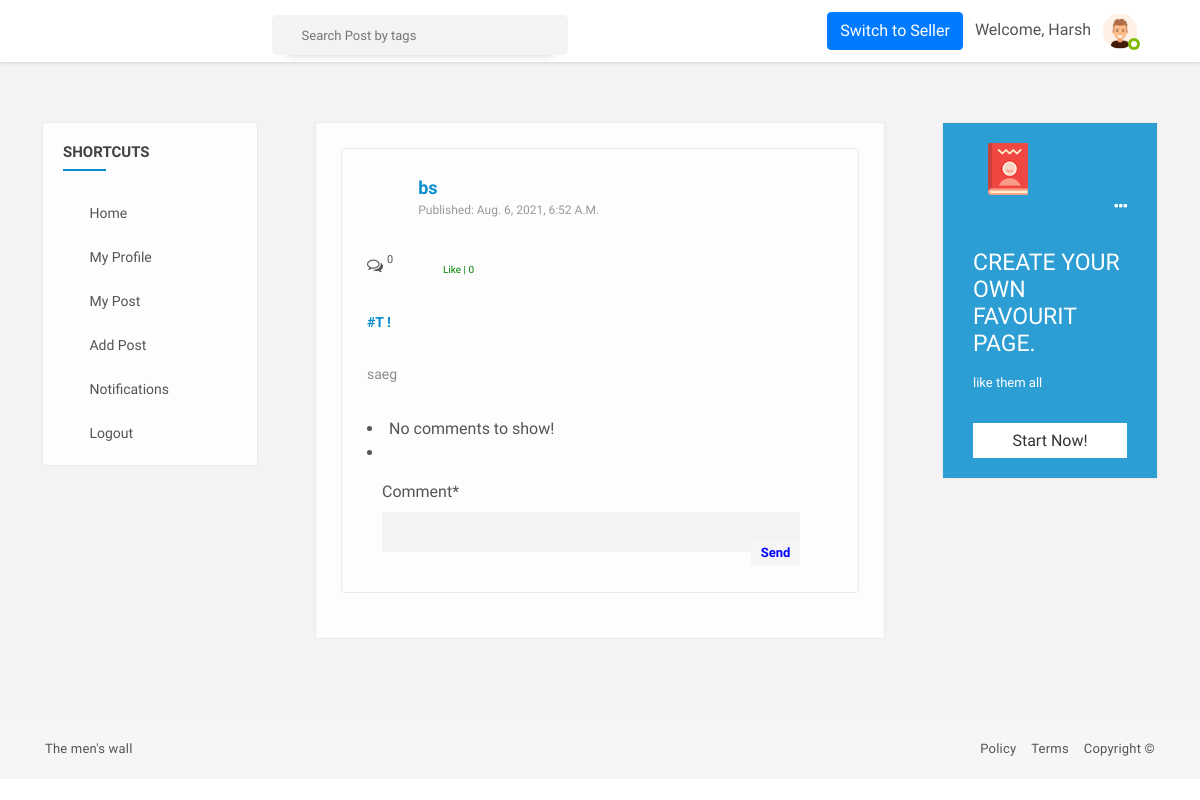
/post/1/ (signed in), run on the app's committed database.
### users/models.py (models this page shows, shortened)
class CustomeUser(AbstractUser):
	role_list = [
		('buyer', 'buyer'),
		('seller', 'seller')
	]
	role = models.CharField(max_length=10, choices=role_list,null=True,blank=True,default='buyer')
	contact_no = models.BigIntegerField(null=True,blank=True)
	fullname = models.CharField(max_length=100,default="",null=True,blank=True)
	def __str__(self):
		return self.username

class Profile(models.Model):
	user = models.OneToOneField(CustomeUser, on_delete=models.CASCADE)
	image = models.ImageField(default='default.png', upload_to='profile_pics')
	slug = AutoSlugField(populate_from='user')
	bio = models.CharField(max_length=255, blank=True)
	friends = models.ManyToManyField("Profile", blank=True)

### feed/models.py (models this page shows, shortened)
class Post(models.Model):
	description = models.CharField(max_length=255, blank=True)
	pic = models.ImageField(upload_to='path/to/img',blank=True)
	video = models.FileField(upload_to='path/to/video',validators=[file_size],blank=True)
	date_posted = models.DateTimeField(default=timezone.now)
	user_name = models.ForeignKey(CustomeUser, on_delete=models.CASCADE)
	tags = models.CharField(max_length=100, blank=True)

### feed/views.py (the view)
# urls.py: path('post/<int:pk>/', views.post_detail, name='post-detail'),
@login_required
def post_detail(request, pk):
	post = get_object_or_404(Post, pk=pk)
	user = request.user
	p = Profile.objects.filter(user = request.user).first()
	u = p.user
	is_liked =  Like.objects.filter(user=user, post=post)
	if request.method == 'POST':
		form = NewCommentForm(request.POST)
		if form.is_valid():
			data = form.save(commit=False)
			data.post = post
			data.username = user
			data.save()
			return redirect('post-detail', pk=pk)
	else:
		form = NewCommentForm()
	return render(request, '../templates/feed/post_detail.html', {'u':u, 'post':post, 'is_liked':is_liked, 'form':form})

### feed/forms.py
class NewCommentForm(forms.ModelForm):
	comment = forms.CharField(widget=forms.Textarea)
	class Meta:
		model = Comments
		fields = ['comment']

### feed/views.py (called while the page is built)
def CountNotifications(request):
	count_notifications = 0
	if request.user.is_authenticated:
		count_notifications = Notification.objects.filter(user=request.user, is_seen=False).count()
	return {'count_notifications':count_notifications}

def GetProfile(request):
	you = ''
	if request.user.is_authenticated:
		p = request.user.profile
		you = p.user
	return {'profile':you}

### templates/feed/post_detail.html (shortened to what this page needs)
{% extends "basefeed.html" %}
{% load static %}
{% load crispy_forms_tags %}
{% block content %}
<section>
  <div class="gap gray-bg">
    <div class="container-fluid">
      <div class="row">
        <div class="col-lg-12">
          <div class="row" id="page-contents">
            <div class="col-lg-3">
              <aside class="sidebar static">
                <div class="widget stick-widget">
                  <h4 class="widget-title">Shortcuts</h4>
                  <ul class="naves">
                    <li>
                      <i class="ti-home"></i>
                      <a href="{% url 'home' %}" title="">Home</a>
                    </li>
                    <li>
                      <i class="ti-user"></i>
                      <a href="{% url 'edit_profile' %}" title="">My profile</a>
                    </li>
                    <li>
                      <i class="ti-files"></i>
                      <a href="{% url 'user-posts' request.user.username %}" title="">My post</a>
                    </li>
                    <li>
                      <i class="ti-plus"></i>
                      <a href="{% url 'post-create' %}" title="">Add post</a>
                    </li>
                    <li>
                      <i class="ti-bell"></i>
                      <a href="{% url 'show-notifications' %}" title="">Notifications
         </a>
                    </li>
                    <li>
                      <i class="ti-power-off"></i>
                      <a href="{% url 'logout' %}" title="">Logout</a>
                    </li>
                  </ul>
                </div>
              </aside>
            </div>
            <div class="col-lg-6">
              <div class="central-meta">
                  <div class="central-meta item">
                  <div class="user-post">
                  <div class="friend-info">
                    <figure>
                    </figure>
                    <div class="friend-name">
                      <ins><a href="#" title="">{{ post.user_name }}</a></ins>
                      <span>published: {{ post.date_posted }}</span>
                    </div>
                    <div class="post-meta">
                      <div class="we-video-info">
                        <ul>
                          <li>
                            <span class="comment" data-toggle="tooltip" title="Comments">
                              <i class="fa fa-comments-o"></i>
                              <ins>{{ post.details.count }}</ins>
                            </span>
                          </li>
                          <li>
                            <button class="btn btn-white mr-3 like"
                            style="background-color: transparent;"
                            id="{{ post.id }}">
                              {% if is_liked %}
                              <a
                                href="{% url 'post-like' %}"
                                style="color: red;font-size: x-small;"
                                id="likebtn{{ post.id }}"
                              >
                                Unlike | {{post.likes.count}}</a
                              >
                              {% else %}
                              <a
                                href="{% url 'post-like' %}"
                                style="color: green;font-size: x-small;"
                                id="likebtn{{ post.id }}"
                              >
                                Like | {{post.likes.count}}</a
                              >
                              {% endif %}
                            </button>
                          </li>
                        </ul>
                      </div>
                      <div class="description">
                        <p>
                          {% if post.tags %}
                          <a href="#" title="">{{ post.tags }} !</a></br>
                            <br />
                            {% endif %}
                         {{ post.description }}</p>
                      </div>
                    </div>
                  </div>
                  <div class="coment-area">
                    {% if post.details.all %}
                    <ul class="we-comet">
                      {% for detail in post.details.all %}
                      <li>
                        <div class="comet-avatar">
                          <img src="{{ detail.username.profile.image.url }}" alt="">
                        </div>
                        <div class="we-comment">
                          <div class="coment-head">
                            <h5><a href="time-line.html" title="">{{ detail.username }}</a></h5>
                            <span>{{ detail.comment_date }}</span>
                            <a class="we-reply" href="#" title="Reply"><i class="fa fa-reply"></i></a>
                          </div>
                          <p style="display: block;
                          width: auto;
                          height: auto;
                          word-break: break-all;
                          word-wrap: break-word;
                          white-space: normal;">{{ detail.comment}}</p>
                        </div>
                      </li>
                      {% endfor %}
                      {% else %}
      <li>No comments to show!</li>
      {% endif %}
      <li class="post-comment">
        <div class="comet-avatar">
        </div>
        <div class="post-comt-box">
          <form class="form-signin" method="POST" id="post-form">
            {{ form|crispy }}
            <button type="submit" style="background-color: whitesmoke;color:blue;";>Send</button>
          </form>
        </div>
      </li>
                  </div>
                </div>
              </div>
            </div>
          </div>
          <div class="col-lg-3">
            <aside class="sidebar static">
              <div class="widget friend-list stick-widget">
                <div class="banner medium-opacity bluesh">
                  <div class="bg-image" style="background-image: url(images/resources/baner-widgetbg.jpg)"></div>
                  <div class="baner-top">
                    <span><img alt="" src="images/book-icon.png"></span>
                    <i class="fa fa-ellipsis-h"></i>
                  </div>
                  <div class="banermeta">
                    <p>
                      create your own favourit page.
                    </p>
                    <span>like them all</span>
                    <a data-ripple="" title="" href="#">start now!</a>
                  </div>
                </div>
              </div>
            </aside>
          </div>
        </div>
      </div>
    </div>
  </div>
</section>
{% endblock content %}

### templates/basefeed.html (shortened to what this page needs)
{% load static %}
<!DOCTYPE html>
<html lang="en">
<head>
    <link rel="stylesheet" href="{% static 'css/main.min.css' %}">
    <link rel="stylesheet" href="{% static 'css/style.css' %}">
    <link rel="stylesheet" href="{% static 'css/color.css' %}">
    <link rel="stylesheet" href="{% static 'css/responsive.css' %}">
    <link rel="stylesheet" href="https://cdnjs.cloudflare.com/ajax/libs/font-awesome/4.7.0/css/font-awesome.min.css">
</head>
<body>
<div class="theme-layout">
    <div class="topbar stick">
        <div class="logo">
        </div>
        <div class="top-area">
            <div class="top-search">
                <form action="{% url 'search_posts' %}" method="GET" class="">
                    <input name="p" type="text" placeholder="Search Post by tags"/>
                    <button data-ripple type="submit"><i class="ti-search"></i></button>
                </form>
            </div>
            {% if user.role == "buyer" %}
                <div class="user-img px-2">
                    <button class="btn btn-primary" id="switch_to_seller"> Switch to Seller</button>
                </div>
            {% endif %}
            <div class="user-img">
                <span>Welcome,</span>
                <span>{{ profile.profile.user.username }}</span>
                <img src="{{ profile.profile.image.url }}" alt="" style="vertical-align: middle;
                    width: 50px;
                    height: 50px;
                    border-radius: 50%;">
                <span class="status f-online"></span>
            </div>
        </div>
    </div>
    {% block content %}
    {% endblock content %}
    <div class="bottombar">
        <div class="container">
            <div class="row">
                <div class="col-md-12">
                    <div class="bottom_footer">
                        <span class="copyright"><a target="_blank" href="#">The men's wall</a></span>
                        <span class="terms">
                            <a class="copyright" target="_blank" href="{% url 'privacy_policy' %}"
                               style="margin-right: 15px">Policy</a>
                            <a class="copyright" target="_blank" href="{% url 'terms_condition' %}"
                               style="margin-right: 15px">Terms</a>
                            <a class="copyright" target="_blank" href="#">Copyright <span>©</span></a>
                        </span>
                    </div>
                </div>
            </div>
        </div>
    </div>
</div>
    <link rel="stylesheet" href="https://cdnjs.cloudflare.com/ajax/libs/intl-tel-input/17.0.8/css/intlTelInput.min.css"
 />
</body>
</html>

### static/css/color.css (style rules this page uses)
.product-carousel .owl-nav .owl-prev::before, .product-carousel .owl-nav .owl-next::before, .product-caro .owl-prev:hover:before, .product-caro .owl-next:hover:before, .log-reg-area form .forgot-pwd, .log-reg-area form .already-have, .log-reg-area > p a, .top-area > ul > li > a > span, .timeline-info > ul li a.active, .timeline-info > ul li a:hover, .dropdowns > a.more-mesg, .activity-meta > h6 a, .activity-meta > span a:hover, .friend-name > ins, .description > p a, .we-reply, .sidebar .widget li:hover > a, .sidebar .widget li:hover > i, .friend-meta > a, .user-setting > a:hover, .we-comet li a.showmore, .twiter-feed > li p a, .tutor-links > li i, .tutor-links > li:hover, .pepl-info > span, .page-meta > a, .frnds .nav-tabs .nav-item a.active, .f-title i, #work > div a, .basics > li i, .education > li i, .groups > span i, a.forgot-pwd, .friend-meta > h4 a:hover, .x_title > h2, .post-meta .detail > span, .add-btn > a:hover, .top-area > ul.main-menu > li > ul li a:hover, .dropdowns.active > a i, .user-setting > a i, .form-group input.form-file ~ .control-label, .form-group input.has-value ~ .control-label, .form-group input:focus ~ .control-label, .form-group input:valid ~ .control-label, .form-group select ~ .control-label, .form-group textarea.form-file ~ .control-label, .form-group textarea.has-value ~ .control-label, .form-group textarea:focus ~ .control-label, .form-group textarea:valid ~ .control-label, .flaged > h3, .invition .friend-meta a.invite:hover, .more-optns > ul li:hover, .post-title > h4 a:hover, .post-title .p-date a:hover, .l-post .l-post-meta > h4 a:hover, .read:hover, blockquote, .tags > a:hover, .comment-titles > span, .help-list > ul li a:hover i, .carrer-title > h2 > span, .carrer-title > span a, .open-position > h4 a:hover, .option-set.icon-style > li > a.selected, .category-box > i, .getquot-baner > a, .branches-box > ul li i, .help-topic-result > h2 a:hover, .product-name > h5 a:hover, .full-postmeta .shopnow, .prices.style2 ins span, .single-btn > li > a.active, .total-box > ul > li.final-total, .logout-meta > p a, .forum-list table tbody tr td i, .forum-list table tbody tr td a, .widget ul.recent-topics > li > i, .date-n-reply > a, .topic-data > span, .help-list > ul li a:hover, .employer-info h2, .job-detail > ul li i, .company-intro > a { color: #088dcd; }
#nprogress .bar, .timeline-info > ul li a::before, .add-btn > a, .activitiez > li::before, form button, .colla-apps > li a:hover, a.underline:before, .setting-row input:checked + label, .user-avatar:hover .edit-phto, .error-meta > a, .color-bg, .add-butn, .nav.nav-tabs.likes-btn > li a.active, a.dislike-btn, .drop > a:hover, .btn-view.btn-load-more:hover, .accordion .card h5 button[aria-expanded="true"], .chat-head, .f-page > figure em, .inbox-panel-head > ul > li > a, .nav-tabs--left .nav-link.active, .nav-tabs--left .nav-link.active:hover, footer .widget-title h4::before, #topcontrol, .sidebar .widget-title::before, .f-title::before, .g-post-classic > figure > i::after, .purify > a, .help-list > a:hover, .open-position::before, .info > a, .category-box:hover, .category-box.selected, a.main-btn, .section-heading::before, .getquot-baner, .more-branches > h4::before, .is-helpful > a, .cart-optionz > li > a:hover, .paginationz > li a:hover, .paginationz > li a.active, .shopping-cart, a.btn2:hover, .form-submit > input[type="submit"], button.submit-checkout, .delete-cart:hover, .proceed .button, .amount-area .update-cart, a.addnewforum, .apply-bttons > a { background: #088dcd; }

### static/css/responsive.css (style rules this page uses)
@media screen and (max-width: 1281px) and (min-width: 1024px) { .sidebar .widget li > a { font-size: 14px; } }

### data on the page
CustomeUser: profile.user.username "Harsh", profile.image (placeholder picture)
Post: user_name "bs", date_posted "Aug. 6, 2021, 6:52 A.m.", details.count "0", likes.count "0", tags "#T", description "saeg"
